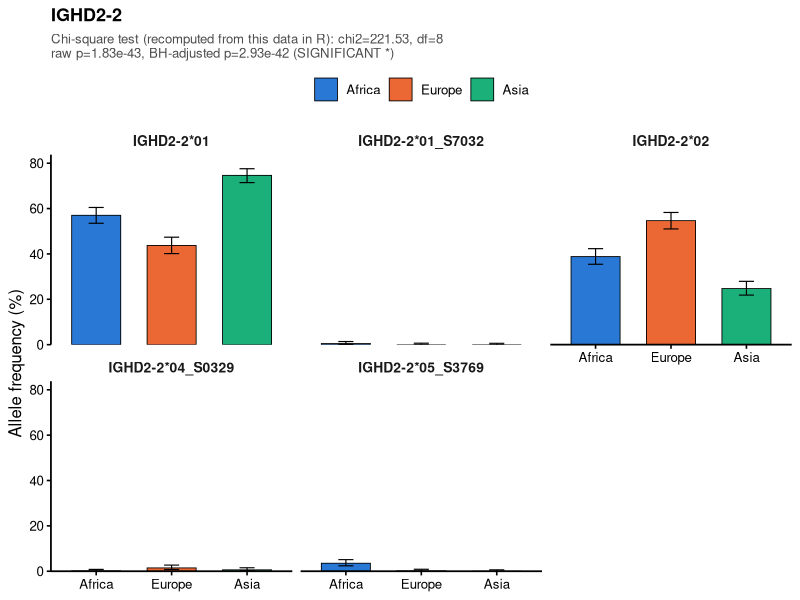
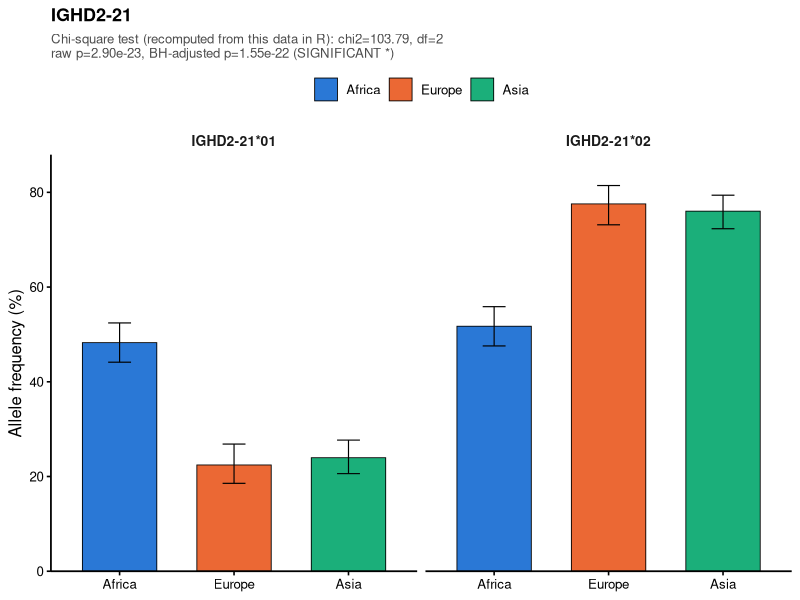
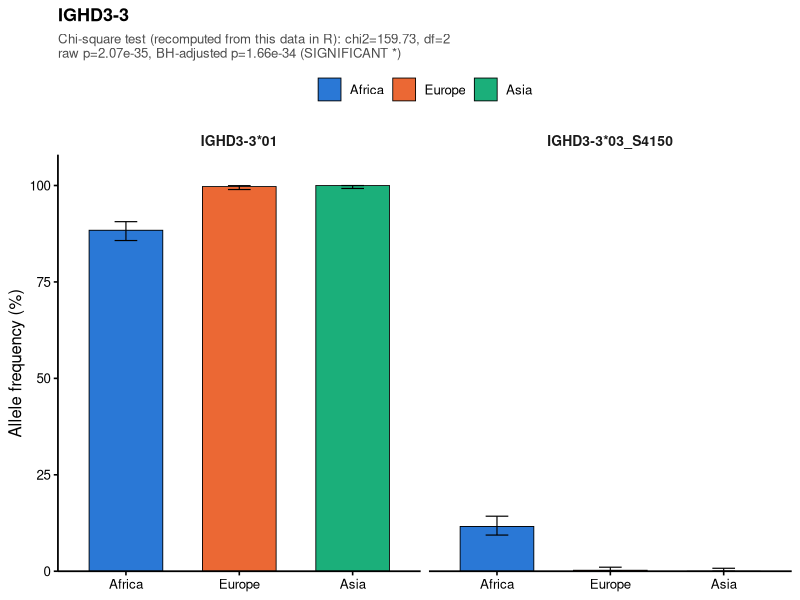
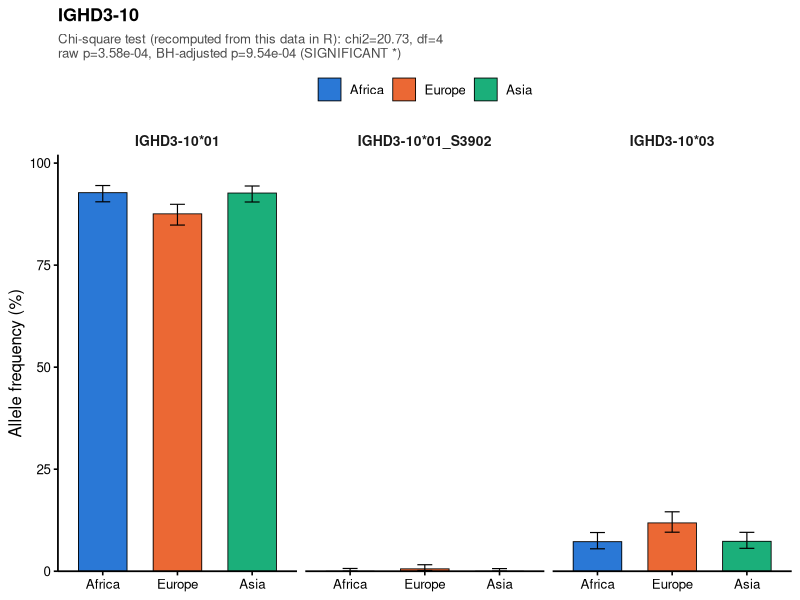
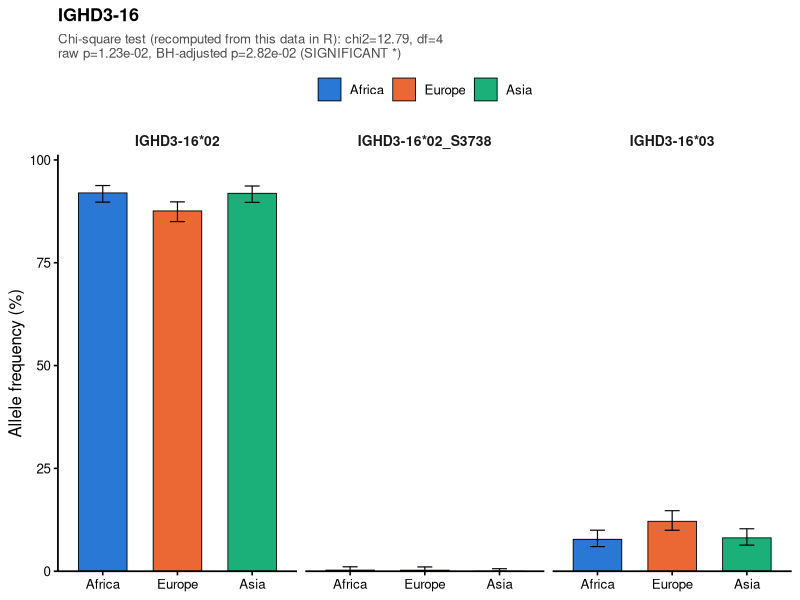
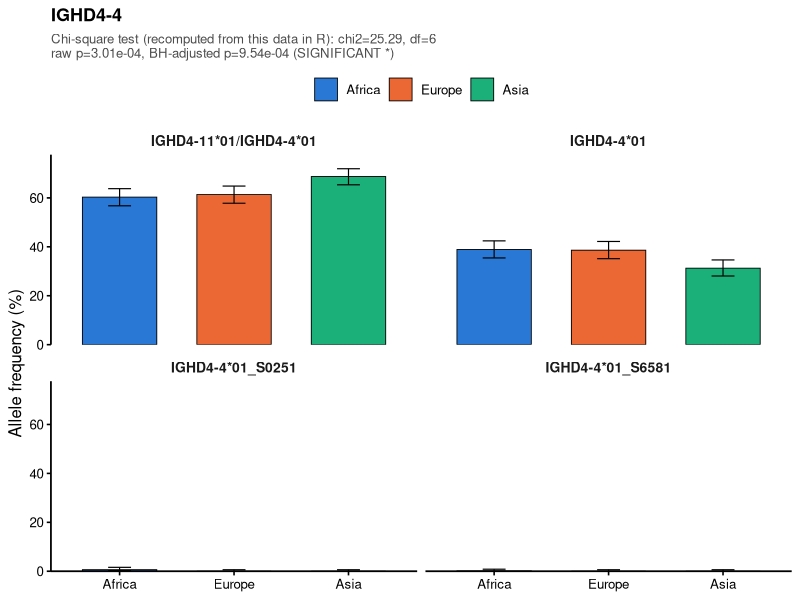
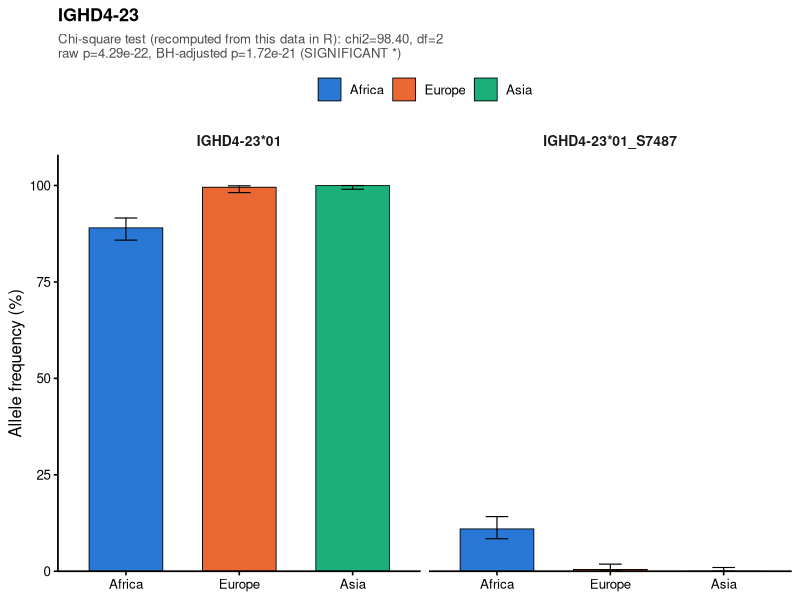
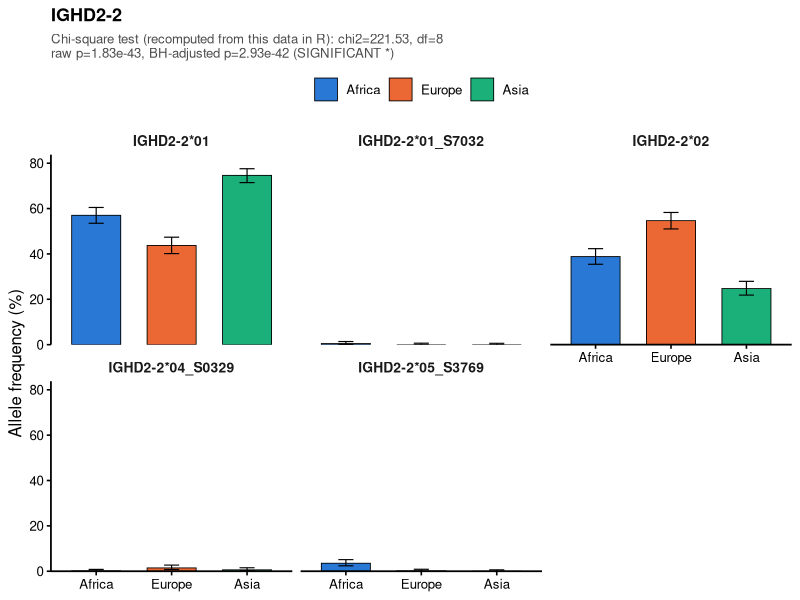

These charts were generated, in order, by the following R code:
# =============================================================================
# D-REGION allele frequency by geography - publication-style bar charts
#
# DATA SOURCE: raw observed haplotype counts from our own analysis of
# KIARVA's real, public 1000 Genomes IGHD genotype data (CC BY-NC 4.0). NOT
# copied from any published article. Same counts as the accompanying Excel
# workbook and GraphPad Prism export (single source, cross-checked).
#
# Everything below this one raw table is COMPUTED, not restated: R itself
# builds the per-gene contingency tables, runs the chi-square test of
# independence and the Benjamini-Hochberg correction across all 16 tested
# genes, derives percentages and 95% Wilson confidence intervals, and only
# then plots - nothing is pre-summarized or hardcoded per gene/allele.
# =============================================================================

library(ggplot2)

raw_csv <- "gene,allele,region,count
IGHD2-2,IGHD2-2*01,Africa,454
IGHD2-2,IGHD2-2*01,Europe,327
IGHD2-2,IGHD2-2*01,Asia,603
IGHD2-2,IGHD2-2*01_S7032,Africa,4
IGHD2-2,IGHD2-2*01_S7032,Europe,0
IGHD2-2,IGHD2-2*01_S7032,Asia,0
IGHD2-2,IGHD2-2*02,Africa,309
IGHD2-2,IGHD2-2*02,Europe,409
IGHD2-2,IGHD2-2*02,Asia,200
IGHD2-2,IGHD2-2*04_S0329,Africa,1
IGHD2-2,IGHD2-2*04_S0329,Europe,11
IGHD2-2,IGHD2-2*04_S0329,Asia,5
IGHD2-2,IGHD2-2*05_S3769,Africa,28
IGHD2-2,IGHD2-2*05_S3769,Europe,1
IGHD2-2,IGHD2-2*05_S3769,Asia,0
IGHD2-21,IGHD2-21*01,Africa,279
IGHD2-21,IGHD2-21*01,Europe,92
IGHD2-21,IGHD2-21*01,Asia,140
IGHD2-21,IGHD2-21*02,Africa,299
IGHD2-21,IGHD2-21*02,Europe,318
IGHD2-21,IGHD2-21*02,Asia,444
IGHD2-8,IGHD2-8*01,Africa,531
IGHD2-8,IGHD2-8*01,Europe,482
IGHD2-8,IGHD2-8*01,Asia,448
IGHD2-8,IGHD2-8*02,Africa,79
IGHD2-8,IGHD2-8*02,Europe,80
IGHD2-8,IGHD2-8*02,Asia,82
IGHD3-10,IGHD3-10*01,Africa,653
IGHD3-10,IGHD3-10*01,Europe,599
IGHD3-10,IGHD3-10*01,Asia,682
IGHD3-10,IGHD3-10*01_S3902,Africa,0
IGHD3-10,IGHD3-10*01_S3902,Europe,4
IGHD3-10,IGHD3-10*01_S3902,Asia,0
IGHD3-10,IGHD3-10*03,Africa,51
IGHD3-10,IGHD3-10*03,Europe,81
IGHD3-10,IGHD3-10*03,Asia,54
IGHD3-16,IGHD3-16*02,Africa,688
IGHD3-16,IGHD3-16*02,Europe,671
IGHD3-16,IGHD3-16*02,Asia,713
IGHD3-16,IGHD3-16*02_S3738,Africa,2
IGHD3-16,IGHD3-16*02_S3738,Europe,2
IGHD3-16,IGHD3-16*02_S3738,Asia,0
IGHD3-16,IGHD3-16*03,Africa,58
IGHD3-16,IGHD3-16*03,Europe,93
IGHD3-16,IGHD3-16*03,Asia,63
IGHD3-3,IGHD3-3*01,Africa,617
IGHD3-3,IGHD3-3*01,Europe,762
IGHD3-3,IGHD3-3*01,Asia,624
IGHD3-3,IGHD3-3*03_S4150,Africa,81
IGHD3-3,IGHD3-3*03_S4150,Europe,2
IGHD3-3,IGHD3-3*03_S4150,Asia,0
IGHD4-17,IGHD4-17*01,Africa,339
IGHD4-17,IGHD4-17*01,Europe,336
IGHD4-17,IGHD4-17*01,Asia,352
IGHD4-17,IGHD4-17*01/IGHD4-4*01_S0251,Africa,351
IGHD4-17,IGHD4-17*01/IGHD4-4*01_S0251,Europe,346
IGHD4-17,IGHD4-17*01/IGHD4-4*01_S0251,Asia,362
IGHD4-23,IGHD4-23*01,Africa,438
IGHD4-23,IGHD4-23*01,Europe,434
IGHD4-23,IGHD4-23*01,Asia,492
IGHD4-23,IGHD4-23*01_S7487,Africa,54
IGHD4-23,IGHD4-23*01_S7487,Europe,2
IGHD4-23,IGHD4-23*01_S7487,Asia,0
IGHD4-4,IGHD4-11*01/IGHD4-4*01,Africa,467
IGHD4-4,IGHD4-11*01/IGHD4-4*01,Europe,469
IGHD4-4,IGHD4-11*01/IGHD4-4*01,Asia,543
IGHD4-4,IGHD4-4*01,Africa,301
IGHD4-4,IGHD4-4*01,Europe,295
IGHD4-4,IGHD4-4*01,Asia,247
IGHD4-4,IGHD4-4*01_S0251,Africa,5
IGHD4-4,IGHD4-4*01_S0251,Europe,0
IGHD4-4,IGHD4-4*01_S0251,Asia,0
IGHD4-4,IGHD4-4*01_S6581,Africa,1
IGHD4-4,IGHD4-4*01_S6581,Europe,0
IGHD4-4,IGHD4-4*01_S6581,Asia,0
IGHD5-18,IGHD5-18*01,Africa,533
IGHD5-18,IGHD5-18*01,Europe,547
IGHD5-18,IGHD5-18*01,Asia,509
IGHD5-18,IGHD5-18*02,Africa,43
IGHD5-18,IGHD5-18*02,Europe,57
IGHD5-18,IGHD5-18*02,Asia,47
IGHD5-18/5-5,IGHD5-18*01/IGHD5-5*01,Africa,704
IGHD5-18/5-5,IGHD5-18*01/IGHD5-5*01,Europe,720
IGHD5-18/5-5,IGHD5-18*01/IGHD5-5*01,Asia,677
IGHD5-18/5-5,IGHD5-18*02,Africa,28
IGHD5-18/5-5,IGHD5-18*02,Europe,34
IGHD5-18/5-5,IGHD5-18*02,Asia,27
IGHD5-18/5-5,IGHD5-5*01_S6943,Africa,2
IGHD5-18/5-5,IGHD5-5*01_S6943,Europe,0
IGHD5-18/5-5,IGHD5-5*01_S6943,Asia,0
IGHD5-5,IGHD5-5*01,Africa,584
IGHD5-5,IGHD5-5*01,Europe,662
IGHD5-5,IGHD5-5*01,Asia,504
IGHD5-5,IGHD5-5*01_S6943,Africa,2
IGHD5-5,IGHD5-5*01_S6943,Europe,0
IGHD5-5,IGHD5-5*01_S6943,Asia,0
IGHD6-13,IGHD6-13*01,Africa,769
IGHD6-13,IGHD6-13*01,Europe,765
IGHD6-13,IGHD6-13*01,Asia,789
IGHD6-13,IGHD6-13*01_S0744,Africa,2
IGHD6-13,IGHD6-13*01_S0744,Europe,1
IGHD6-13,IGHD6-13*01_S0744,Asia,1
IGHD6-13,IGHD6-13*01_S5237,Africa,1
IGHD6-13,IGHD6-13*01_S5237,Europe,0
IGHD6-13,IGHD6-13*01_S5237,Asia,2
IGHD6-19,IGHD6-19*01,Africa,757
IGHD6-19,IGHD6-19*01,Europe,752
IGHD6-19,IGHD6-19*01,Asia,771
IGHD6-19,IGHD6-19*01_S2183,Africa,1
IGHD6-19,IGHD6-19*01_S2183,Europe,0
IGHD6-19,IGHD6-19*01_S2183,Asia,1
IGHD6-25,IGHD6-25*01,Africa,546
IGHD6-25,IGHD6-25*01,Europe,529
IGHD6-25,IGHD6-25*01,Asia,586
IGHD6-25,IGHD6-25*01_S2758,Africa,0
IGHD6-25,IGHD6-25*01_S2758,Europe,1
IGHD6-25,IGHD6-25*01_S2758,Asia,0
IGHD6-6,IGHD6-6*01,Africa,753
IGHD6-6,IGHD6-6*01,Europe,786
IGHD6-6,IGHD6-6*01,Asia,640
IGHD6-6,IGHD6-6*01_S1911,Africa,1
IGHD6-6,IGHD6-6*01_S1911,Europe,0
IGHD6-6,IGHD6-6*01_S1911,Asia,0
"

# ---- 1) parse the raw table - this is the ONLY hardcoded input; every
#         number below is computed from it, nothing is pre-summarized ------
raw_long <- read.csv(text = raw_csv, stringsAsFactors = FALSE)
gene_order <- unique(raw_long$gene)
raw_long$gene   <- factor(raw_long$gene, levels = gene_order)
raw_long$region <- factor(raw_long$region, levels = c("Africa", "Europe", "Asia"))

# ---- 2) percentages + 95% Wilson confidence intervals (base R, no extra pkg) ----
totals <- aggregate(count ~ gene + region, data = raw_long, sum)
names(totals)[3] <- "total"
raw_long <- merge(raw_long, totals, by = c("gene", "region"))
raw_long$pct <- 100 * raw_long$count / raw_long$total

ci <- t(mapply(function(x, n) {
  if (n == 0) return(c(NA_real_, NA_real_))
  100 * prop.test(x, n, correct = TRUE)$conf.int
}, raw_long$count, raw_long$total))
raw_long$ci_low  <- ci[, 1]
raw_long$ci_high <- ci[, 2]

# ---- 3) chi-square test of independence, per gene, built straight from
#         raw_long via xtabs (allele x region contingency table) - then ONE
#         Benjamini-Hochberg correction across all 16 tested genes (the
#         correct family of tests, not just the ones that end up significant)
chi_results <- do.call(rbind, lapply(split(raw_long, raw_long$gene), function(sub) {
  tab <- xtabs(count ~ allele + region, data = sub)
  test <- suppressWarnings(chisq.test(tab))
  data.frame(gene = as.character(unique(sub$gene)), n_allele = nrow(tab),
             chi2 = unname(test$statistic), df = unname(test$parameter),
             p_raw = test$p.value, stringsAsFactors = FALSE)
}))
chi_results$p_BH <- p.adjust(chi_results$p_raw, method = "BH")
chi_results <- chi_results[order(chi_results$p_BH), ]
cat("\n==== Chi-square test, ALL 16 tested genes (BH correction over this full set) ====\n")
print(chi_results, row.names = FALSE)

sig_genes <- as.character(chi_results$gene[chi_results$p_BH < 0.05])
cat(sprintf("\n%d / %d genes statistically significant (BH p<0.05): %s\n",
            length(sig_genes), nrow(chi_results), paste(sig_genes, collapse = ", ")))

# for PLOTTING ORDER only (the stats table above stays sorted by
# significance): group genes by IGHD family number (the digit right after
# "IGHD", e.g. IGHD4-4 and IGHD4-23 are both family 4) so family-mates are
# plotted next to each other, then by position number within a family
family_num   <- as.integer(sub("^IGHD(\\d+)-.*$", "\\1", sig_genes))
position_num <- as.integer(sub("^IGHD\\d+-(\\d+).*$", "\\1", sig_genes))
sig_genes_plot_order <- sig_genes[order(family_num, position_num)]

# ---- 4) GraphPad Prism-style theme ------------------------------------------
theme_prism <- theme_bw(base_size = 12) +
  theme(
    panel.grid       = element_blank(),
    panel.border     = element_blank(),
    axis.line        = element_line(color = "black", size = 0.6),  # `size` (not linewidth) for compat with older ggplot2
    axis.ticks       = element_line(color = "black"),
    axis.text        = element_text(color = "black"),
    strip.background = element_blank(),
    strip.text       = element_text(face = "bold", size = 10),
    legend.position  = "top",
    legend.title     = element_blank(),
    plot.title       = element_text(face = "bold", size = 13),
    plot.subtitle    = element_text(size = 9.5, color = "grey30"),
    text             = element_text(family = "sans")
  )

region_colors <- c(Africa = "#2A78D6", Europe = "#EB6834", Asia = "#1BAF7A")

# ---- 4b) where to save the HD figures. Saves into your current R working
#          directory (see getwd() in the console, or Session > Set Working
#          Directory > Choose Directory in RStudio to pick a folder first).
out_dir <- "figures"
dir.create(out_dir, showWarnings = FALSE)
cat(sprintf("\nSaving figures into: %s\n", normalizePath(out_dir)))

# ---- 5) one figure per SIGNIFICANT gene, one facet panel per allele (never
#         combined into a single set of bars - each allele keeps its own
#         separate panel). Printed in family order (see sig_genes_plot_order
#         above) so family-mates (e.g. IGHD4-4, IGHD4-23) appear back to back.
for (g in sig_genes_plot_order) {
  sub  <- subset(raw_long, gene == g)
  stat <- subset(chi_results, gene == g)
  subtitle <- sprintf("Chi-square test (recomputed from this data in R): chi2=%.2f, df=%d\nraw p=%.2e, BH-adjusted p=%.2e (SIGNIFICANT *)",
                       stat$chi2, stat$df, stat$p_raw, stat$p_BH)

  p <- ggplot(sub, aes(x = region, y = pct, fill = region)) +
    geom_col(width = 0.65, color = "black", size = 0.3) +
    geom_errorbar(aes(ymin = ci_low, ymax = ci_high), width = 0.2, size = 0.4, color = "black") +
    facet_wrap(~ allele) +
    scale_fill_manual(values = region_colors) +
    scale_y_continuous(limits = c(0, NA), expand = expansion(mult = c(0, 0.08))) +
    labs(title = as.character(g), subtitle = subtitle, x = NULL, y = "Allele frequency (%)") +
    theme_prism

  print(p)

  n_allele_panels <- nlevels(factor(sub$allele))
  fig_width <- max(6, 3 * n_allele_panels)  # widen for genes with more allele panels

  # vector PDF - what most journals actually want, scales to any size with no quality loss
  ggsave(file.path(out_dir, paste0(gsub("[/*]", "-", g), ".pdf")), plot = p,
         width = fig_width, height = 5, units = "in")
  # high-resolution TIFF as well, in case a raster format is required instead
  ggsave(file.path(out_dir, paste0(gsub("[/*]", "-", g), ".tiff")), plot = p,
         width = fig_width, height = 5, units = "in", dpi = 600, compression = "lzw")
}

cat(sprintf("\nDone - %d PDF + %d TIFF file(s) written to: %s\n",
            length(sig_genes_plot_order), length(sig_genes_plot_order), normalizePath(out_dir)))
